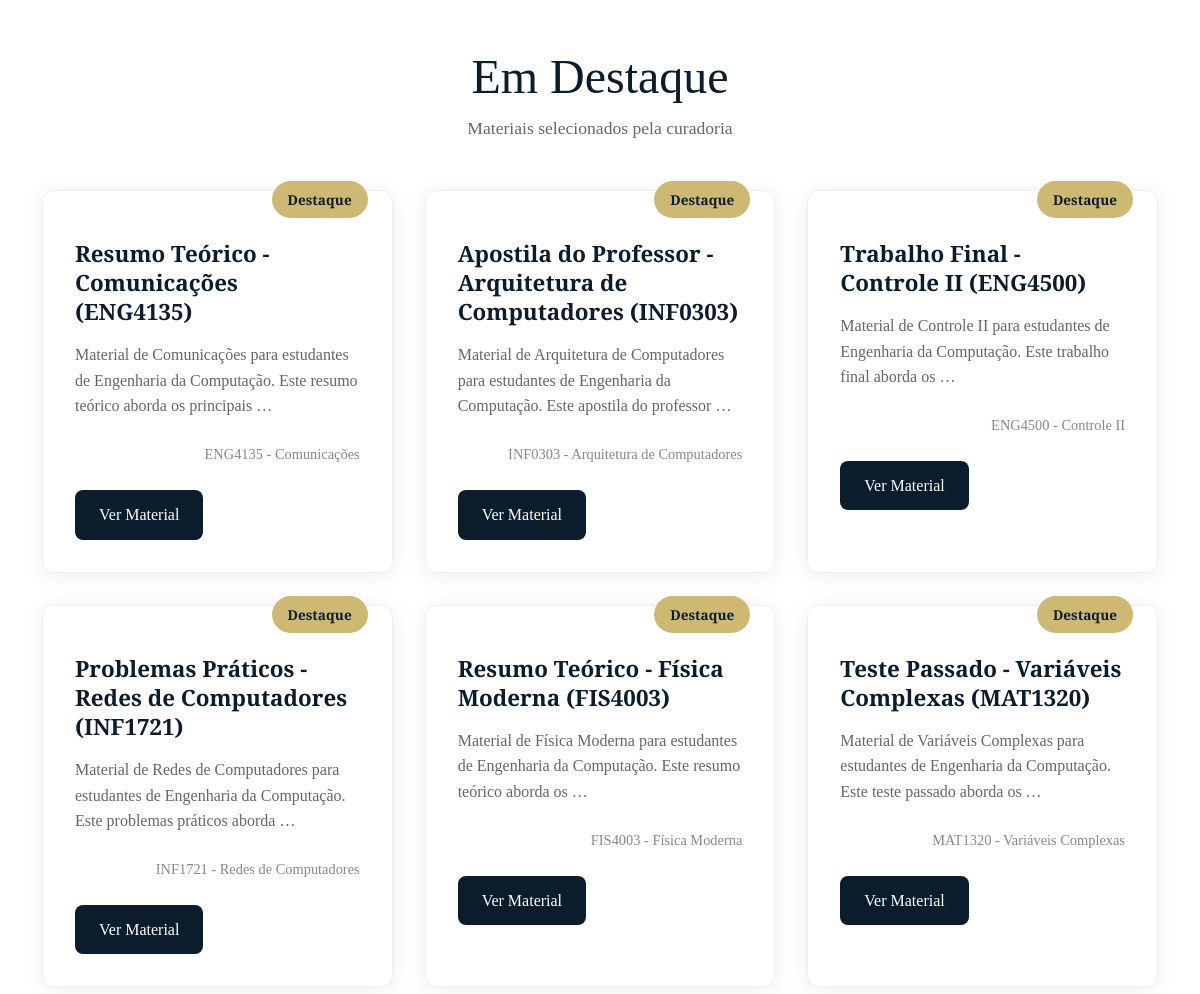
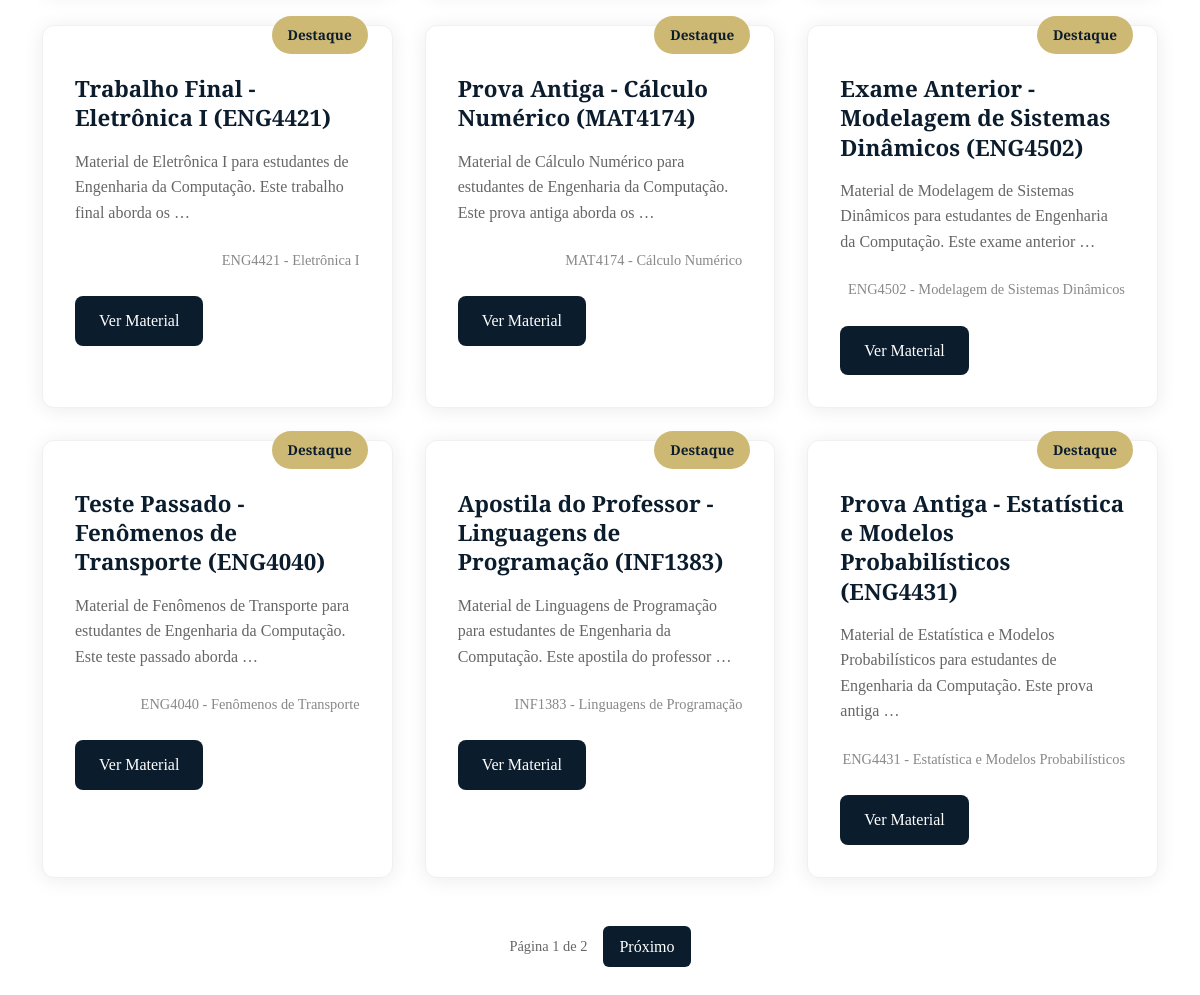
Page /destaque/ (signed in) on the earlier database version (2 pictures, top to bottom).
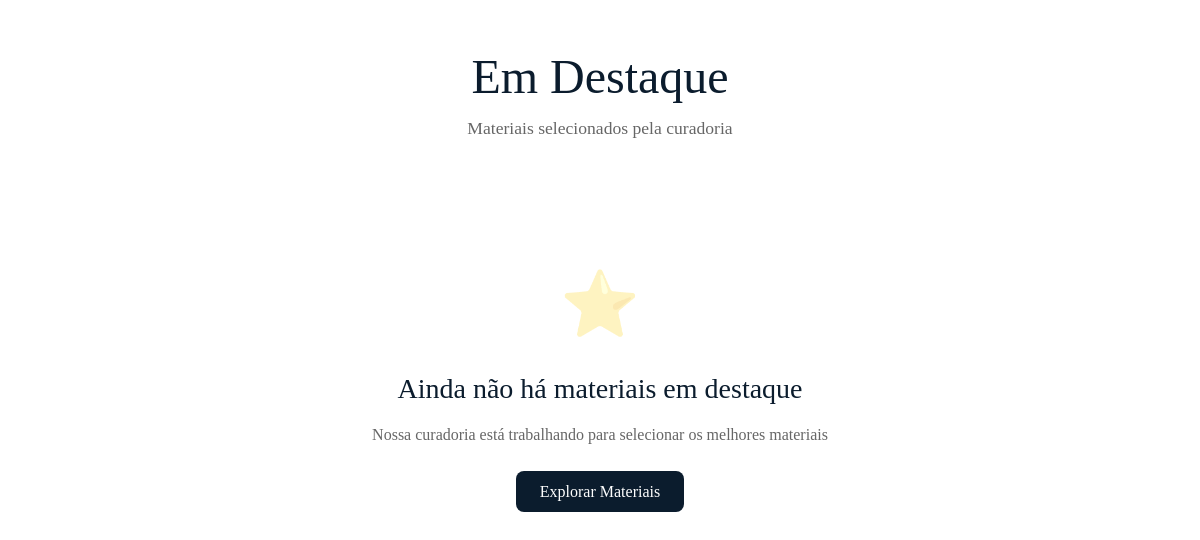
Same page on the later database version.
### materials/models.py (models this page shows, shortened)
class Material(models.Model):
    TIPO_CHOICES = [
        ('resumo', 'Resumo'),
        ('apostila', 'Apostila'),
        ('exercicios', 'Lista de Exercícios'),
        ('prova', 'Prova Antiga'),
        ('projeto', 'Projeto'),
        ('artigo', 'Artigo'),
        ('outros', 'Outros'),
    ]
    GRAU_CHOICES = [
        ('G1', 'G1'),
        ('G2', 'G2'),
        ('G3', 'G3'),
        ('G4', 'G4'),
    ]
    titulo = models.CharField(max_length=200, verbose_name="Título")
    descricao = models.TextField(verbose_name="Descrição")
    tipo = models.CharField(max_length=20, choices=TIPO_CHOICES, verbose_name="Tipo")
    materia = models.CharField(max_length=100, verbose_name="Matéria")
    grau = models.CharField(max_length=3, choices=GRAU_CHOICES, verbose_name="Grau", blank=True)
    arquivo = models.FileField(upload_to='materiais/', verbose_name="Arquivo")
    autor = models.ForeignKey(User, on_delete=models.CASCADE, verbose_name="Autor")
    data_upload = models.DateTimeField(auto_now_add=True, verbose_name="Data de Upload")
    downloads = models.IntegerField(default=0, verbose_name="Downloads")
    aprovacoes = models.IntegerField(default=0, verbose_name="Aprovações")
    visualizacoes = models.IntegerField(default=0, verbose_name="Visualizações")
    destaque = models.BooleanField(default=False, verbose_name="Material em Destaque")
    tags = models.CharField(max_length=500, blank=True, verbose_name="Tags (separadas por vírgula)")
    class Meta:
        verbose_name = "Material"
        verbose_name_plural = "Materiais"
        ordering = ['-data_upload']

### materials/views.py (the view)
# urls.py: path('destaque/', views.materiais_destaque, name='materiais_destaque'),
@login_required
def materiais_destaque(request):
    materiais = Material.objects.filter(destaque=True).select_related('autor').order_by('-data_upload')
    paginator = Paginator(materiais, 12)
    page_number = request.GET.get('page')
    page_obj = paginator.get_page(page_number)
    context = {
        'materiais': page_obj,
        'page_obj': page_obj,
        'titulo': 'Materiais em Destaque',
    }
    return render(request, 'materials/destaque.html', context)

### templates/materials/destaque.html (shortened to what this page needs)
{% extends 'base.html' %}
{% load crispy_forms_tags %}
{% block content %}
<div class="container">
    <div class="destaque-header text-center mb-5">
        <h1 class="destaque-title">Em Destaque</h1>
        <p class="destaque-subtitle">Materiais selecionados pela curadoria</p>
    </div>
    {% if materiais %}
        <div class="destaque-grid">
            {% for material in materiais %}
                <div class="destaque-card">
                    <div class="destaque-badge">Destaque</div>
                    <h3 class="destaque-card-title">{{ material.titulo }}</h3>
                    <p class="destaque-card-description">{{ material.descricao|truncatewords:15 }}</p>
                    <div class="destaque-card-meta">
                        <span class="destaque-subject">{{ material.materia }}</span>
                    </div>
                    <a href="{% url 'detalhe_material' material.id %}" class="destaque-card-btn">
                        Ver Material
                    </a>
                </div>
            {% endfor %}
        </div>
        {% if page_obj.has_other_pages %}
            <nav class="destaque-pagination" aria-label="Navegação de páginas">
                <span class="pagination-info">
                    Página {{ page_obj.number }} de {{ page_obj.paginator.num_pages }}
                </span>
                {% if page_obj.has_next %}
                    <a class="pagination-btn" href="?page={{ page_obj.next_page_number }}">Próximo</a>
                {% endif %}
            </nav>
        {% endif %}
    {% else %}
        <div class="destaque-empty">
            <div class="empty-icon">⭐</div>
            <h3>Ainda não há materiais em destaque</h3>
            <p>Nossa curadoria está trabalhando para selecionar os melhores materiais</p>
            <a href="{% url 'buscar_materiais' %}" class="destaque-empty-btn">
                Explorar Materiais
            </a>
        </div>
    {% endif %}
</div>
{% endblock %}

Differences in the rows shown:
removed Material: titulo "Resumo Teórico - Comunicações (ENG4135)", descricao "Material de Comunicações para estudantes de Engenharia da Computação. Este resumo teórico aborda os principais …", materia "ENG4135 - Comunicações"
removed Material: titulo "Apostila do Professor - Arquitetura de Computadores (INF0303)", descricao "Material de Arquitetura de Computadores para estudantes de Engenharia da Computação. Este apostila do professor …", materia "INF0303 - Arquitetura de Computadores"
removed Material: titulo "Trabalho Final - Controle II (ENG4500)", descricao "Material de Controle II para estudantes de Engenharia da Computação. Este trabalho final aborda os …", materia "ENG4500 - Controle II"
removed Material: titulo "Problemas Práticos - Redes de Computadores (INF1721)", descricao "Material de Redes de Computadores para estudantes de Engenharia da Computação. Este problemas práticos aborda …", materia "INF1721 - Redes de Computadores"
removed Material: titulo "Resumo Teórico - Física Moderna (FIS4003)", descricao "Material de Física Moderna para estudantes de Engenharia da Computação. Este resumo teórico aborda os …", materia "FIS4003 - Física Moderna"
removed Material: titulo "Teste Passado - Variáveis Complexas (MAT1320)", descricao "Material de Variáveis Complexas para estudantes de Engenharia da Computação. Este teste passado aborda os …", materia "MAT1320 - Variáveis Complexas"
removed Material: titulo "Trabalho Final - Eletrônica I (ENG4421)", descricao "Material de Eletrônica I para estudantes de Engenharia da Computação. Este trabalho final aborda os …", materia "ENG4421 - Eletrônica I"
removed Material: titulo "Prova Antiga - Cálculo Numérico (MAT4174)", descricao "Material de Cálculo Numérico para estudantes de Engenharia da Computação. Este prova antiga aborda os …", materia "MAT4174 - Cálculo Numérico"
removed Material: titulo "Exame Anterior - Modelagem de Sistemas Dinâmicos (ENG4502)", descricao "Material de Modelagem de Sistemas Dinâmicos para estudantes de Engenharia da Computação. Este exame anterior …", materia "ENG4502 - Modelagem de Sistemas Dinâmicos"
removed Material: titulo "Teste Passado - Fenômenos de Transporte (ENG4040)", descricao "Material de Fenômenos de Transporte para estudantes de Engenharia da Computação. Este teste passado aborda …", materia "ENG4040 - Fenômenos de Transporte"
removed Material: titulo "Apostila do Professor - Linguagens de Programação (INF1383)", descricao "Material de Linguagens de Programação para estudantes de Engenharia da Computação. Este apostila do professor …", materia "INF1383 - Linguagens de Programação"
removed Material: titulo "Prova Antiga - Estatística e Modelos Probabilísticos (ENG4431)", descricao "Material de Estatística e Modelos Probabilísticos para estudantes de Engenharia da Computação. Este prova antiga …", materia "ENG4431 - Estatística e Modelos Probabilísticos"
Other differences:
{{ page_obj.number }}: "1" → (not shown)
{{ page_obj.paginator.num_pages }}: "2" → (not shown)
text no longer shown: "Página de Próximo"
text now shown: "⭐ Ainda não há materiais em destaque Nossa curadoria está trabalhando para selecionar os melhores materiais Explorar Materiais"
